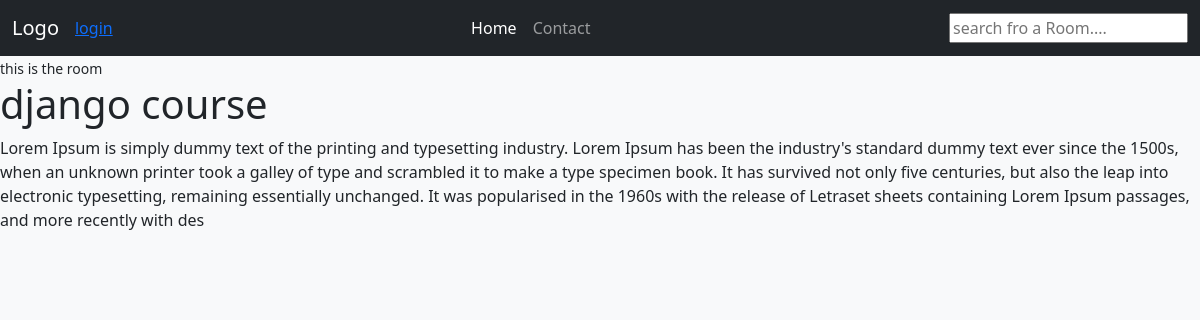
Page /room/9 on the committed database.
### base/models.py (models this page shows, shortened)
class Room(models.Model):
    host = models.ForeignKey(User,on_delete=models.SET_NULL , null=True)
    topic = models.ForeignKey(Topic,on_delete=models.SET_NULL,null=True)
    name = models.CharField(max_length=200)
    description = models.TextField()
    createdAt = models.DateTimeField(auto_now_add=True)
    updatedAt = models.DateTimeField(auto_now=True)

### base/views.py (the view)
# urls.py: path("room/<str:pk>",views.room,name="room"),
def room(request,pk):
    r = Room.objects.get(id=pk)
    context ={"room":r,}
    return render(request,"base/room.html",context)

### base/templates/base/room.html
{% extends 'main.html' %}
{% block content %}
<div>
    <small>this is the room</small>
    <h1>{{room.name}}</h1>
    <p>{{room.description}}</p>
</div>
{% endblock  %}

### static/styles/mainn.css (style rules this page uses)
body { background-color: #f8f9fa; }

### rows in the picture
Room: name "django course", description "Lorem Ipsum is simply dummy text of the printing and typesetting industry. Lorem Ipsum has been the industry's standard dummy text ever since the 1500s, when an unknown printer took a galley of type and scrambled it to make a type specimen book. It has survived not only five centuries, but also the leap into electronic typesetting, remaining essentially unchanged. It was popularised in the 1960s with the release of Letraset sheets containing Lorem Ipsum passages, and more recently with des"
